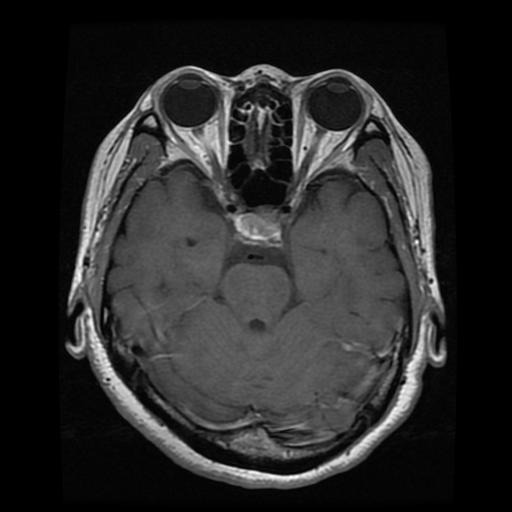
#> input picture P_1.jpg, 512 x 512 px
$ jupyter execute 'ValidaçãoTécnicasAumentoContraste.ipynb'   (older library calls are emulated)
#> lines starting #> are read from the running program, lines starting #| are printed output that depends on the picture; long printed decimals are rounded
#### obs: tentei fazer em R porém perdi muito tempo, vou executar os testes em python mesmo e depois com mais tempo tento novamente na linguagem R

# histograma

[cell 1]
import cv2
import matplotlib.pyplot as plt

# Carregar imagem em escala de cinza
img = cv2.imread("P_1.jpg", cv2.IMREAD_GRAYSCALE)
#> img is the input picture: shape (512, 512); min 0, max 255, mean 41.3

# Plotar histograma
plt.figure()
plt.title("Histograma")
plt.xlabel("Intensidade (0-255)")
plt.ylabel("Frequência")
plt.hist(img.ravel(), bins=256, range=(0, 256))
plt.show()
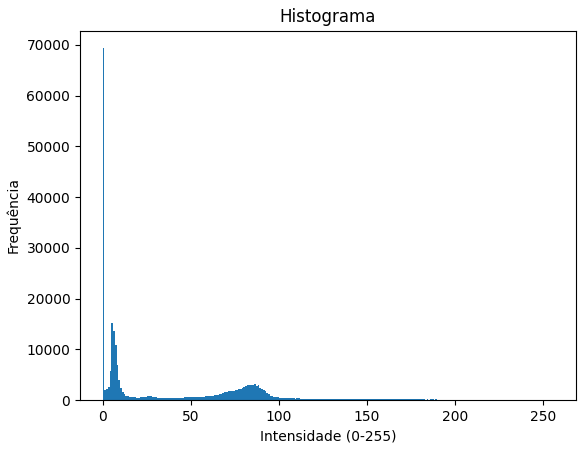
#> figure drawn by matplotlib, 1 panel; tallest bar 69324 high, from x = 0 to 1

# perfil de linha

[cell 2]
import cv2
import matplotlib.pyplot as plt
import numpy as np

# Carregar imagem em escala de cinza
img = cv2.imread("P_1.jpg", cv2.IMREAD_GRAYSCALE)

# Definir a linha (meio da imagem)
linha = img[img.shape[0] // 2, :]
#> linha = 512 values, max 226 at index 81, min 0 at index 0, mean 55.82

# Plotar o perfil de linha
plt.figure()
plt.title("Perfil de Linha (linha central)")
plt.xlabel("Posição (pixels)")
plt.ylabel("Intensidade")
plt.plot(linha)
plt.show()
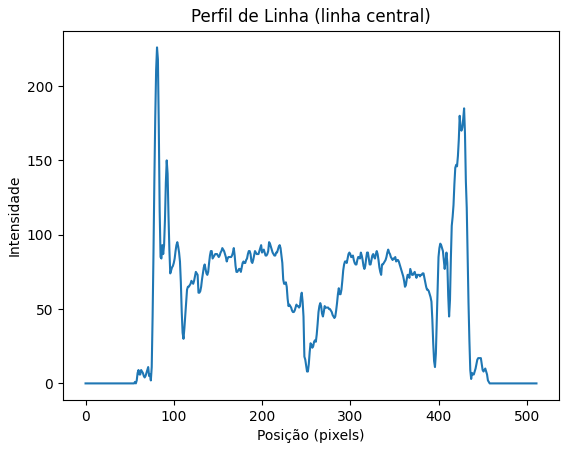
#> figure drawn by matplotlib, 1 panel; curve peaks at x = 81, y = 226

# GLCM (matriz de coocorrência)

[cell 3]
import cv2
import numpy as np
from skimage.feature import graycomatrix, graycoprops

def glcm_metrics(img):
    # Normalizar para 8 bits caso necessário
    if img.max() > 255:
        img = cv2.normalize(img, None, 0, 255, cv2.NORM_MINMAX).astype('uint8')

    distances = [1]
    angles = [0, np.pi/4, np.pi/2, 3*np.pi/4]

    glcm = graycomatrix(img,
                        distances=distances,
                        angles=angles,
                        levels=256,
                        symmetric=True,
                        normed=True)

    metrics = {
        'contrast': graycoprops(glcm, 'contrast').mean(),
        'homogeneity': graycoprops(glcm, 'homogeneity').mean(),
        'energy': graycoprops(glcm, 'energy').mean(),
        'correlation': graycoprops(glcm, 'correlation').mean()
    }

    return metrics

# Carregar imagens
orig = cv2.imread("noTumor2Normal.jpg", cv2.IMREAD_GRAYSCALE)
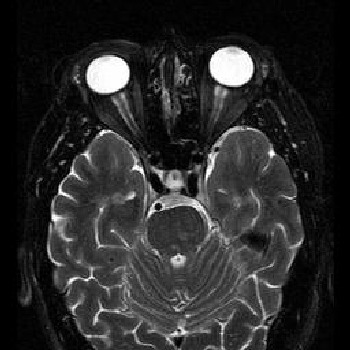
#> input picture imgs/imgsSemContraste/noTumor2Normal.jpg, 350 x 350 px, found by its file name
#> orig is the input picture: shape (350, 350); min 0, max 255, mean 42.1
proc = cv2.imread("noTumor2.png", cv2.IMREAD_GRAYSCALE)
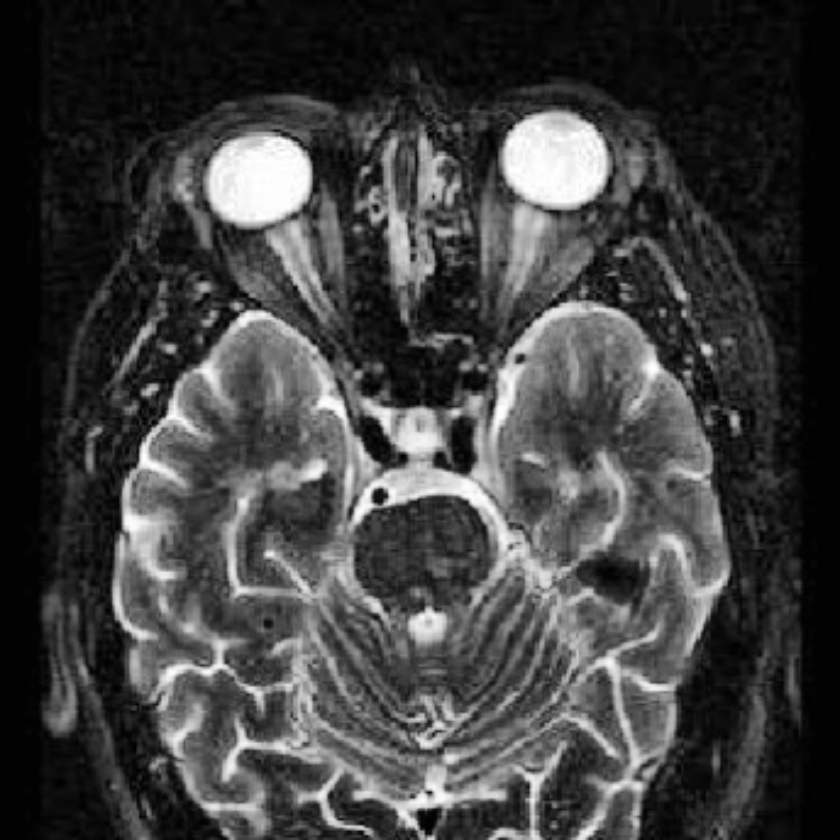
#> input picture imgs/imgsAumentoContrasteCLAHE/noTumor2.png, 840 x 840 px, found by its file name
#> proc is the input picture: shape (840, 840); min 0, max 255, mean 64.3

m_orig = glcm_metrics(orig)
#> in glcm_metrics, `metrics = { 'contrast': graycoprops(glcm, 'contrast').mean(), 'homogen..`: metrics = {'contrast': 307.7, 'homogeneity': 0.288, 'energy': 0.0842, 'correlation': 0.939}
#> m_orig has the same summary as metrics in glcm_metrics
m_proc = glcm_metrics(proc)
#> m_proc = {'contrast': 67.12, 'homogeneity': 0.341, 'energy': 0.0865, 'correlation': 0.991}

print("\n=== MÉTRICAS ORIGINAIS ===")
print(m_orig)
#| {'contrast': 307.733, 'homogeneity': 0.2876, 'energy': 0.0842, 'correlation': 0.9394}

print("\n=== MÉTRICAS PROCESSADAS ===")
print(m_proc)
#| {'contrast': 67.119, 'homogeneity': 0.3407, 'energy': 0.08652, 'correlation': 0.9911}

# Comparação percentual
print("\n=== VARIAÇÃO (%) ===")
for m in m_orig:
    delta = ((m_proc[m] - m_orig[m]) / m_orig[m]) * 100
    print(f"{m}: {delta:.2f}%")
#> this loop made 4 passes
#> (m, delta) on passes 1 to 4: ('contrast', -78.19), ('homogeneity', 18.48), ('energy', 2.75), ('correlation', 5.5)
#| contrast: -78.19%
#| homogeneity: 18.48%
#| energy: 2.75%
#| correlation: 5.50%
